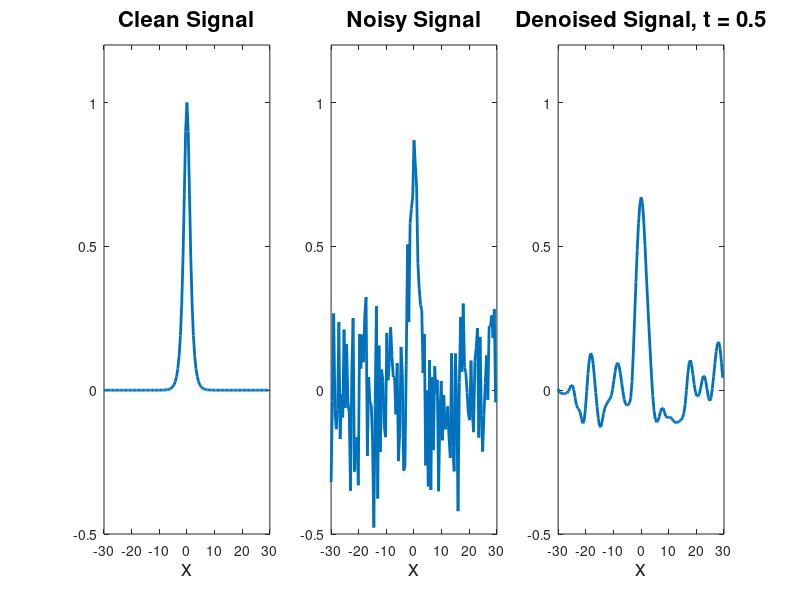

MATLAB code to generate this figure: (Note: this script raises an error after producing the figure.)
%% Lecture 10 Code

% Clean workspace
clear all; close all; clc


%% Create the clean and noisy signal

L = 30; n =128;
x2 = linspace(-L,L,n+1);
x = x2(1:n);

u0 = sech(x); 
ut = fft(u0);
noise = 2;
utn = ut + noise*(randn(1,n) + 1i*randn(1,n));
un = real(ifft(utn));

figure(1)
pos = get(gcf,'Position');
set(gcf,'Position',[0 100 3*pos(3) pos(4)])
subplot(1,3,1)
plot(x,u0,'Linewidth',2)
axis([-L L -0.5 1.2])
xlabel('x','Fontsize',16)
title('Clean Signal','Fontsize',16)
subplot(1,3,2)
plot(x,un,'Linewidth',2)
axis([-L L -0.5 1.2])
xlabel('x','Fontsize',16)
title('Noisy Signal','Fontsize',16)

%% Heat equation solver

D = 1;
h = x(2) - x(1);

% Create A matrix
e = ones(n,1);
A = spdiags([e -2*e e], [-1 0 1],n,n);
A(1,n) = 1; % periodic BCs
A(n,1) = 1;

% ode45 for time-stepping
rhs = @ (t,u) (D/h^2)*A*u;
[t,u] = ode45(rhs,linspace(0,0.5,101),un);

% Plot a video of the evolving heat equation solution
figure(1)
for j = 1:length(t)
   subplot(1,3,3)
   plot(x,u(j,:),'Linewidth',2)
   axis([-L L -0.5 1.2])
   xlabel('x','Fontsize',16)
   title(['Denoised Signal, t = ',num2str(t(j))],'Fontsize',16)
   pause(0.1)
end

%% Creating a noisy image 

I = imread('cameraman.tif');
I = im2double(I);
In = imnoise(I,'gaussian',0,0.1);

figure(2)
pos = get(gcf,'Position');
set(gcf,'Position', [0 100 3*pos(3) pos(4)])
subplot(1,3,1)
imshow(I)
title('Clean Image','Fontsize',16)
subplot(1,3,2)
imshow(In)
title('Noisy Image','Fontsize',16)

%% Denoising with the 2D heat equation

D = 1;
[ny,nx] = size(I);
x = linspace(0,1,nx);
y = linspace(0,1,ny);
dx = x(2) - x(1);
dy = y(2) - y(1);
[X,Y] = meshgrid(x,y);

% Build matrix A using sparse matrices
ex = ones(nx,1);
ey = ones(ny,1);
Dx = (spdiags([ex -2*ex ex],[-1 0 1],nx,nx))/dx^2;
Ix = speye(nx);
Dy = (spdiags([ey -2*ey ey],[-1 0 1],ny,ny))/dy^2;
Iy = speye(ny);
L = kron(Iy,Dx) + kron(Dy,Ix);

% Simulate ODE
rhs = @ (t,u) D*L*u;
[t,u] = ode45(rhs,linspace(0,2.5e-5,101),reshape(In,nx*ny,1));

% Plot denoised image
figure(2)
for j = 1:length(t)
   subplot(1,3,3)
   U = reshape(u(j,:).',ny,nx);
   imshow(U)
   drawnow
   title(['Denoised Image, t = ',num2str(t(j))],'Fontsize',16)
   pause(0.1)
end




